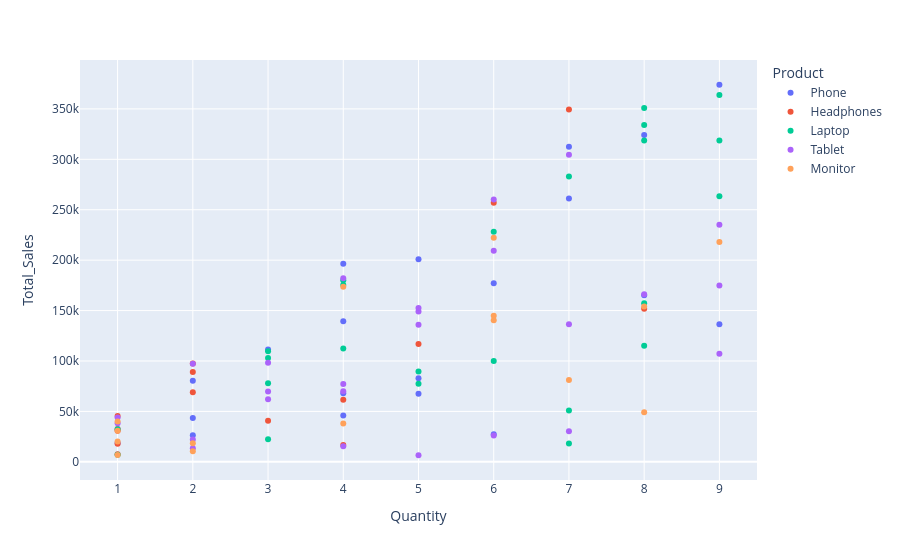

Notebook cell for this chart:
### Code cell
#Plotly Interactive Chart
import plotly.express as px

fig = px.scatter(df,
                 x='Quantity',
                 y='Total_Sales',
                 color='Product',
                 hover_data=['Region'])
fig.show()

### Figure 1 — Plotly figure (JSON) as saved in the notebook; plotly's stock layout.template omitted (floating-point values rounded to 4 significant figures)
{"data": [{"customdata": [["East"], ["West"], ["West"], ["East"], ["South"], ["South"], ["South"], ["North"], ["South"], ["West"], ["East"], ["North"], ["West"], ["North"], ["South"], ["West"], ["South"], ["South"], ["South"], ["West"]], "hovertemplate": "Product=Phone<br>Quantity=%{x}<br>Total_Sales=%{y}<br>Region=%{customdata[0]}<extra></extra>", "legendgroup": "Phone", "marker": {"color": "#636efa", "symbol": "circle"}, "mode": "markers", "name": "Phone", "orientation": "v", "showlegend": true, "type": "scatter", "x": [7, 2, 2, 8, 9, 5, 4, 5, 4, 1, 2, 6, 9, 3, 7, 4, 5, 4, 8, 6], "xaxis": "x", "y": [261100, 43492, 26466, 165240, 373932, 67440, 67988, 200885, 45976, 18616, 80488, 176994, 136440, 111405, 312564, 139372, 82980, 196404, 324144, 27468], "yaxis": "y"}, {"customdata": [["North"], ["East"], ["East"], ["West"], ["West"], ["North"], ["West"], ["South"], ["East"], ["East"], ["West"], ["South"], ["South"], ["West"], ["South"]], "hovertemplate": "Product=Headphones<br>Quantity=%{x}<br>Total_Sales=%{y}<br>Region=%{customdata[0]}<extra></extra>", "legendgroup": "Headphones", "marker": {"color": "#EF553B", "symbol": "circle"}, "mode": "markers", "name": "Headphones", "orientation": "v", "showlegend": true, "type": "scatter", "x": [4, 1, 4, 2, 1, 1, 1, 3, 2, 8, 7, 2, 6, 1, 5], "xaxis": "x", "y": [61624, 30895, 16780, 68894, 17838, 45467, 32524, 40872, 88974, 151712, 349510, 97538, 256878, 7647, 116880], "yaxis": "y"}, {"customdata": [["North"], ["South"], ["South"], ["West"], ["West"], ["North"], ["East"], ["North"], ["North"], ["South"], ["West"], ["South"], ["South"], ["West"], ["North"], ["North"], ["South"], ["South"], ["East"], ["North"], ["South"], ["North"], ["North"], ["South"]], "hovertemplate": "Product=Laptop<br>Quantity=%{x}<br>Total_Sales=%{y}<br>Region=%{customdata[0]}<extra></extra>", "legendgroup": "Laptop", "marker": {"color": "#00cc96", "symbol": "circle"}, "mode": "markers", "name": "Laptop", "orientation": "v", "showlegend": true, "type": "scatter", "x": [8, 7, 9, 7, 4, 8, 3, 9, 3, 1, 4, 5, 8, 5, 8, 3, 9, 7, 4, 8, 3, 6, 1, 6], "xaxis": "x", "y": [318680, 282940, 363870, 50834, 180092, 333992, 109554, 263475, 77844, 32297, 175392, 77375, 157288, 89620, 115048, 102909, 318762, 18221, 112392, 350888, 22365, 228222, 7148, 100002], "yaxis": "y"}, {"customdata": [["North"], ["North"], ["West"], ["West"], ["North"], ["North"], ["North"], ["East"], ["South"], ["East"], ["South"], ["East"], ["West"], ["West"], ["North"], ["South"], ["North"], ["North"], ["South"], ["East"], ["North"], ["West"], ["South"], ["West"], ["North"], ["East"]], "hovertemplate": "Product=Tablet<br>Quantity=%{x}<br>Total_Sales=%{y}<br>Region=%{customdata[0]}<extra></extra>", "legendgroup": "Tablet", "marker": {"color": "#ab63fa", "symbol": "circle"}, "mode": "markers", "name": "Tablet", "orientation": "v", "showlegend": true, "type": "scatter", "x": [3, 4, 1, 2, 1, 7, 9, 6, 3, 2, 6, 4, 6, 2, 5, 7, 5, 3, 4, 9, 9, 4, 5, 7, 8, 5], "xaxis": "x", "y": [98373, 77288, 44045, 13426, 38298, 304465, 107118, 209400, 62088, 97204, 26034, 182060, 260100, 22064, 6540, 30387, 149200, 69687, 70048, 234990, 174825, 15356, 152655, 136549, 166160, 135980], "yaxis": "y"}, {"customdata": [["West"], ["West"], ["East"], ["South"], ["West"], ["West"], ["West"], ["North"], ["East"], ["East"], ["East"], ["North"], ["North"], ["East"], ["North"]], "hovertemplate": "Product=Monitor<br>Quantity=%{x}<br>Total_Sales=%{y}<br>Region=%{customdata[0]}<extra></extra>", "legendgroup": "Monitor", "marker": {"color": "#FFA15A", "symbol": "circle"}, "mode": "markers", "name": "Monitor", "orientation": "v", "showlegend": true, "type": "scatter", "x": [8, 2, 8, 1, 1, 4, 1, 6, 6, 2, 9, 6, 7, 4, 1], "xaxis": "x", "y": [49280, 18382, 154048, 39924, 20083, 173712, 6720, 144960, 222330, 10544, 218016, 140286, 81137, 37932, 30717], "yaxis": "y"}], "layout": {"legend": {"title": {"text": "Product"}, "tracegroupgap": 0}, "margin": {"t": 60}, "xaxis": {"anchor": "y", "domain": [0, 1], "title": {"text": "Quantity"}}, "yaxis": {"anchor": "x", "domain": [0, 1], "title": {"text": "Total_Sales"}}}}
